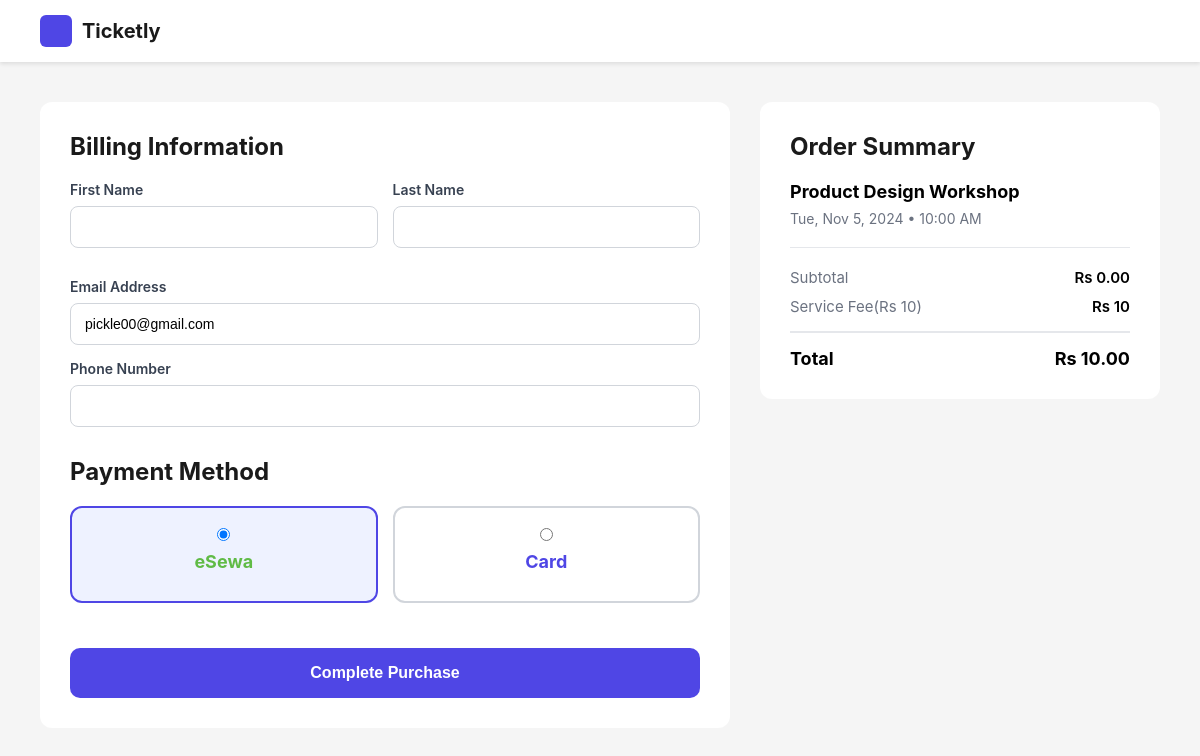
Page /checkout.php?event_id=3 (signed in) on the earlier database version.
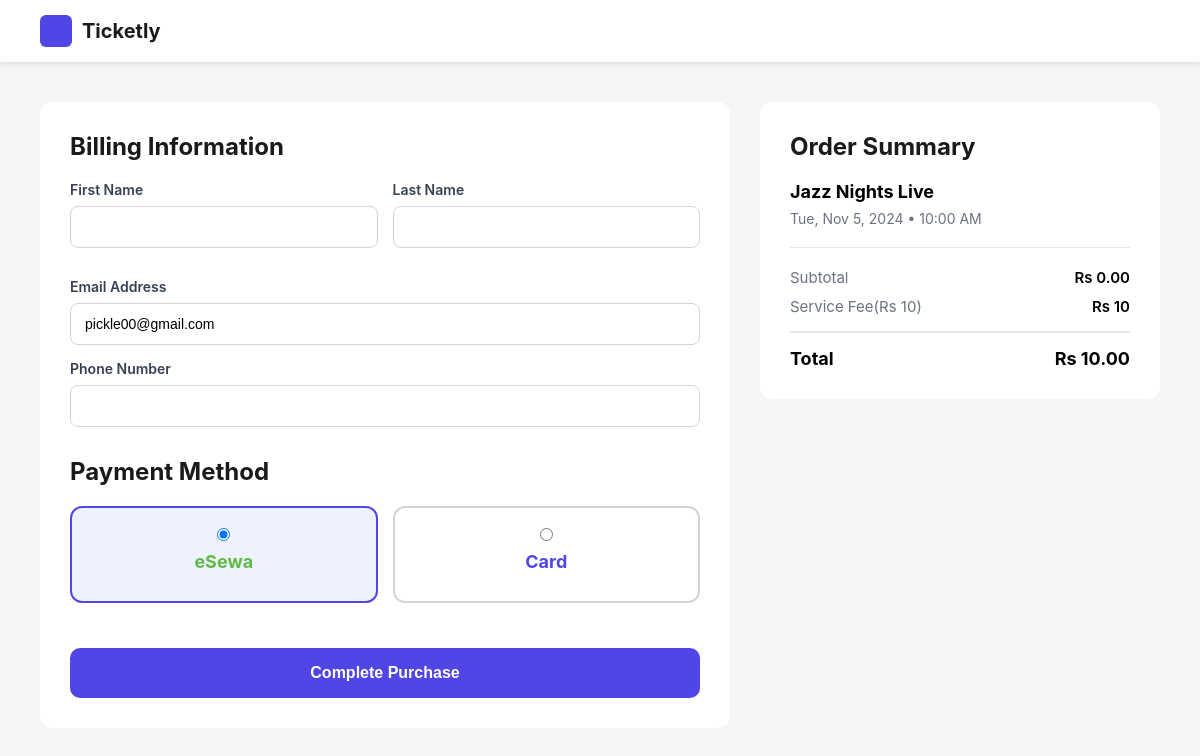
Same page on the later database version.
### tables this page shows
CREATE TABLE `events` (
  `id` int(11) NOT NULL,
  `title` varchar(255) NOT NULL,
  `description` text DEFAULT NULL,
  `start_date` datetime NOT NULL,
  `end_date` datetime NOT NULL,
  `location` varchar(255) DEFAULT NULL,
  `image` varchar(255) DEFAULT NULL,
  `map_iframe` text DEFAULT NULL,
  `status` varchar(50) DEFAULT 'Draft',
  `created_at` timestamp NOT NULL DEFAULT current_timestamp()
);

### checkout.php (the view, shortened to what this page needs)
<?php
include 'config.php';
$event_id = isset($_GET['event_id']) ? $_GET['event_id'] : 0;
$event_sql = "SELECT * FROM events WHERE id = $event_id";
$event_result = mysqli_query($conn, $event_sql);
$event = mysqli_fetch_assoc($event_result);
$subtotal = 0;
$service_fee = 10;
$total = $subtotal + $service_fee;
?>
<!DOCTYPE html>
<html lang="en">
<head>
</head>
<body>
    <nav class="navbar">
        <a href="index.php" class="logo">
            <div class="logo-icon"></div>
            Ticketly
        </a>
    </nav>
    <div class="container">
        <div class="checkout-form">
            <h2 class="section-title">Billing Information</h2>
            <form method="POST" id="checkoutForm">
                <div class="form-row">
                    <div class="form-group">
                        <label>First Name</label>
                        <input type="text" name="first_name" required>
                    </div>
                    <div class="form-group">
                        <label>Last Name</label>
                        <input type="text" name="last_name" required>
                    </div>
                </div>
                <div class="form-group">
                    <label>Email Address</label>
                    <input type="email" name="email" value="<?php echo $_SESSION['user_email']; ?>" required>
                </div>
                <div class="form-group">
                    <label>Phone Number</label>
                    <input type="tel" name="phone" required>
                </div>
                <h2 class="section-title" style="margin-top: 30px;">Payment Method</h2>
                <div class="payment-methods">
                    <div class="payment-option selected" onclick="selectPayment('esewa', this)">
                        <input type="radio" name="payment_method" value="esewa" checked>
                        <div class="payment-logo esewa-logo">eSewa</div>
                    </div>
                    <div class="payment-option" onclick="selectPayment('card', this)">
                        <input type="radio" name="payment_method" value="card">
                        <div class="payment-logo card-logo">Card</div>
                    </div>
                </div>
                <button type="submit" class="btn-complete">Complete Purchase</button>
            </form>
        </div>
        <div class="order-summary">
            <h3 class="section-title">Order Summary</h3>
            <div class="event-info">
                <div class="event-title"><?php echo $event['title']; ?></div>
                <div class="event-date">
                    <?php echo date('D, M j, Y • g:i A', strtotime($event['start_date'])); ?>
                </div>
            </div>
            <div class="price-row">
                <span style="color: #6B7280;">Subtotal</span>
                <span style="font-weight: 600;">Rs <?php echo number_format($subtotal, 2); ?></span>
            </div>
            <div class="price-row">
                <span style="color: #6B7280;">Service Fee(Rs 10)</span>
                <span style="font-weight: 600;">Rs 10</span>
            </div>
            <div class="price-total">
                <span>Total</span>
                <span>Rs <?php echo number_format($total, 2); ?></span>
            </div>
        </div>
    </div>
</body>
</html>

Differences in the rows shown:
changed events: title "Product Design Workshop" → "Jazz Nights Live"
